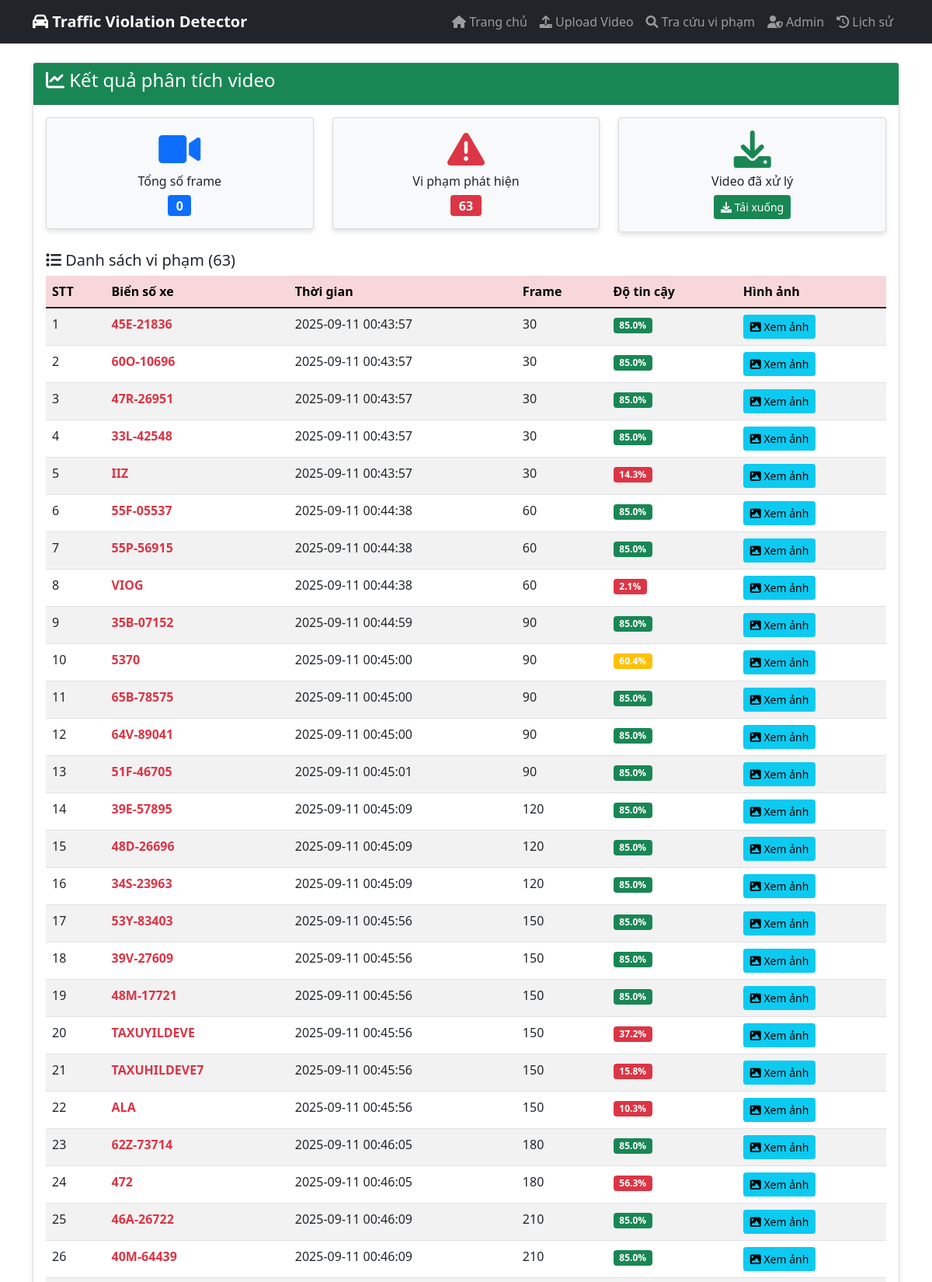
/results/20250911_004335_traffic_video_modified (upper part), run on the app's committed database.
### tables this page shows
CREATE TABLE violations (
            id INTEGER PRIMARY KEY AUTOINCREMENT,
            job_id TEXT NOT NULL,
            license_plate TEXT NOT NULL,
            timestamp TEXT NOT NULL,
            frame_number INTEGER,
            confidence REAL,
            bbox_x INTEGER,
            bbox_y INTEGER,
            bbox_w INTEGER,
            bbox_h INTEGER,
            created_at TIMESTAMP DEFAULT CURRENT_TIMESTAMP
        );

### app.py (the view)
@app.route('/results/<job_id>')
def show_results(job_id):
    with processing_lock:
        status = processing_status.get(job_id, {})
        results = processing_results.get(job_id, {})
    if not status or status.get('status') != 'completed':
        violations = database.get_violations_by_job_id(job_id)
        total_frames = 0  # Nếu muốn, có thể lưu số frame vào processed_videos
        status = {
            'status': 'completed',
            'progress': 100,
            'violations_found': len(violations),
            'output_video': database.get_output_video_by_job_id(job_id),
            'total_frames': total_frames
        }
        results = {'violations': violations}
    return render_template('results.html',
                          job_id=job_id,
                          status=status,
                          violations=results.get('violations', []))

### database.py (called while the page is built)
def get_db_connection():
    conn = sqlite3.connect(config.DATABASE_FILE)
    conn.row_factory = sqlite3.Row
    return conn

def get_output_video_by_job_id(job_id):
    conn = get_db_connection()
    cursor = conn.cursor()
    cursor.execute('SELECT output_video FROM processed_videos WHERE job_id = ?', (job_id,))
    row = cursor.fetchone()
    conn.close()
    return row['output_video'] if row else None

def get_violations_by_job_id(job_id):
    conn = get_db_connection()
    cursor = conn.cursor()
    cursor.execute('SELECT * FROM violations WHERE job_id = ? ORDER BY frame_number', (job_id,))
    rows = cursor.fetchall()
    conn.close()
    violations = []
    for row in rows:
        violations.append(dict(row))
    return violations

### templates/results.html (shortened to what this page needs)
{% extends "base.html" %}
{% block content %}
<div class="row">
    <div class="col-12">
        <div class="card">
            <div class="card-header bg-success text-white">
                <h4><i class="fas fa-chart-line"></i> Kết quả phân tích video</h4>
            </div>
            <div class="card-body">
                <div class="row mb-4">
                    <div class="col-md-4">
                        <div class="card bg-light">
                            <div class="card-body text-center">
                                <i class="fas fa-video fa-3x text-primary mb-2"></i>
                                <h6>Tổng số frame</h6>
                                <span class="badge bg-primary fs-6">{{ status.total_frames or 0 }}</span>
                            </div>
                        </div>
                    </div>
                    <div class="col-md-4">
                        <div class="card bg-light">
                            <div class="card-body text-center">
                                <i class="fas fa-exclamation-triangle fa-3x text-danger mb-2"></i>
                                <h6>Vi phạm phát hiện</h6>
                                <span class="badge bg-danger fs-6">{{ status.violations_found or 0 }}</span>
                            </div>
                        </div>
                    </div>
                    <div class="col-md-4">
                        <div class="card bg-light">
                            <div class="card-body text-center">
                                <i class="fas fa-download fa-3x text-success mb-2"></i>
                                <h6>Video đã xử lý</h6>
                                <a href="{{ url_for('download_processed_video', job_id=job_id) }}"
                                   class="btn btn-success btn-sm">
                                    <i class="fas fa-download"></i> Tải xuống
                                </a>
                            </div>
                        </div>
                    </div>
                </div>
                {% if violations %}
                <h5><i class="fas fa-list"></i> Danh sách vi phạm ({{ violations|length }})</h5>
                <div class="table-responsive">
                    <table class="table table-striped table-hover">
                        <thead class="table-danger">
                            <tr>
                                <th>STT</th>
                                <th>Biển số xe</th>
                                <th>Thời gian</th>
                                <th>Frame</th>
                                <th>Độ tin cậy</th>
                                <th>Hình ảnh</th>
                            </tr>
                        </thead>
                        <tbody>
                            {% for violation in violations %}
                            <tr>
                                <td>{{ loop.index }}</td>
                                <td>
                                    <strong class="text-danger">{{ violation.license_plate }}</strong>
                                </td>
                                <td>{{ violation.timestamp[:19].replace('T', ' ') }}</td>
                                <td>{{ violation.frame_number }}</td>
                                <td>
                                    <span class="badge bg-{% if violation.confidence > 0.8 %}success{% elif violation.confidence > 0.6 %}warning{% else %}danger{% endif %}">
                                        {{ "%.1f%%"|format(violation.confidence * 100) }}
                                    </span>
                                </td>
                                <td>
                                    <a href="{{ url_for('get_violation_image', job_id=job_id, violation_id=violation.id) }}"
                                       target="_blank" class="btn btn-info btn-sm">
                                        <i class="fas fa-image"></i> Xem ảnh
                                    </a>
                                </td>
                            </tr>
                            {% endfor %}
                        </tbody>
                    </table>
                </div>
                {% else %}
                <div class="alert alert-info text-center">
                    <i class="fas fa-info-circle fa-2x mb-3"></i>
                    <h5>Không phát hiện vi phạm</h5>
                    <p>Không có xe nào vi phạm đèn đỏ trong video này.</p>
                </div>
                {% endif %}
            </div>
        </div>
    </div>
</div>
{% endblock %}

### templates/base.html (style rules this page uses)
.card { box-shadow: 0 4px 6px rgba(0, 0, 0, 0.1); }

### data on the page
violations: license_plate "45E-21836", timestamp "2025-09-11 00:43:57", frame_number "30", violation.confidence*100 "85.0%"
violations: license_plate "60O-10696", timestamp "2025-09-11 00:43:57", frame_number "30", violation.confidence*100 "85.0%"
violations: license_plate "47R-26951", timestamp "2025-09-11 00:43:57", frame_number "30", violation.confidence*100 "85.0%"
violations: license_plate "33L-42548", timestamp "2025-09-11 00:43:57", frame_number "30", violation.confidence*100 "85.0%"
violations: license_plate "IIZ", timestamp "2025-09-11 00:43:57", frame_number "30", violation.confidence*100 "14.3%"
violations: license_plate "55F-05537", timestamp "2025-09-11 00:44:38", frame_number "60", violation.confidence*100 "85.0%"
violations: license_plate "55P-56915", timestamp "2025-09-11 00:44:38", frame_number "60", violation.confidence*100 "85.0%"
violations: license_plate "VIOG", timestamp "2025-09-11 00:44:38", frame_number "60", violation.confidence*100 "2.1%"
violations: license_plate "35B-07152", timestamp "2025-09-11 00:44:59", frame_number "90", violation.confidence*100 "85.0%"
violations: license_plate "5370", timestamp "2025-09-11 00:45:00", frame_number "90", violation.confidence*100 "60.4%"
violations: license_plate "65B-78575", timestamp "2025-09-11 00:45:00", frame_number "90", violation.confidence*100 "85.0%"
violations: license_plate "64V-89041", timestamp "2025-09-11 00:45:00", frame_number "90", violation.confidence*100 "85.0%"
violations: license_plate "51F-46705", timestamp "2025-09-11 00:45:01", frame_number "90", violation.confidence*100 "85.0%"
violations: license_plate "39E-57895", timestamp "2025-09-11 00:45:09", frame_number "120", violation.confidence*100 "85.0%"
violations: license_plate "48D-26696", timestamp "2025-09-11 00:45:09", frame_number "120", violation.confidence*100 "85.0%"
violations: license_plate "34S-23963", timestamp "2025-09-11 00:45:09", frame_number "120", violation.confidence*100 "85.0%"
violations: license_plate "53Y-83403", timestamp "2025-09-11 00:45:56", frame_number "150", violation.confidence*100 "85.0%"
violations: license_plate "39V-27609", timestamp "2025-09-11 00:45:56", frame_number "150", violation.confidence*100 "85.0%"
violations: license_plate "48M-17721", timestamp "2025-09-11 00:45:56", frame_number "150", violation.confidence*100 "85.0%"
violations: license_plate "TAXUYILDEVE", timestamp "2025-09-11 00:45:56", frame_number "150", violation.confidence*100 "37.2%"
violations: license_plate "TAXUHILDEVE7", timestamp "2025-09-11 00:45:56", frame_number "150", violation.confidence*100 "15.8%"
violations: license_plate "ALA", timestamp "2025-09-11 00:45:56", frame_number "150", violation.confidence*100 "10.3%"
violations: license_plate "62Z-73714", timestamp "2025-09-11 00:46:05", frame_number "180", violation.confidence*100 "85.0%"
violations: license_plate "472", timestamp "2025-09-11 00:46:05", frame_number "180", violation.confidence*100 "56.3%"
violations: license_plate "46A-26722", timestamp "2025-09-11 00:46:09", frame_number "210", violation.confidence*100 "85.0%"
violations: license_plate "40M-64439", timestamp "2025-09-11 00:46:09", frame_number "210", violation.confidence*100 "85.0%"

### other printed values
{{ status.total_frames or 0 }} "0"
{{ status.violations_found or 0 }} "63"
{{ violations|length }} "63"
